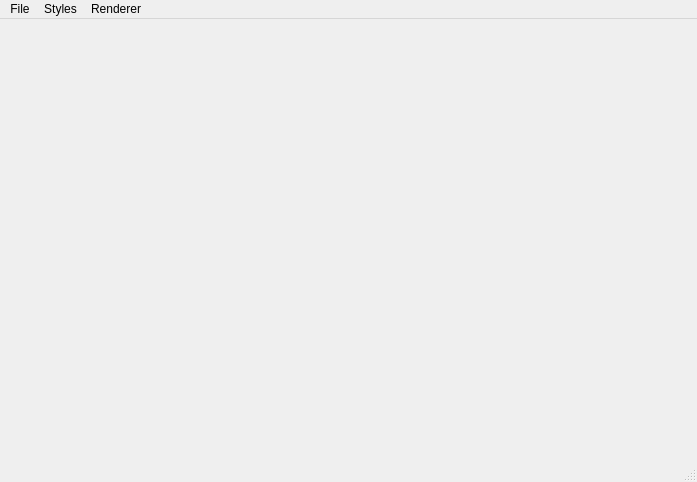
<?xml version="1.0" encoding="UTF-8"?>
<ui version="4.0">
 <class>MainWindow</class>
 <widget class="QMainWindow" name="MainWindow">
  <property name="geometry">
   <rect>
    <x>0</x>
    <y>0</y>
    <width>697</width>
    <height>482</height>
   </rect>
  </property>
  <property name="windowTitle">
   <string>MainWindow</string>
  </property>
  <widget class="QWidget" name="centralwidget">
   <layout class="QGridLayout" name="gridLayout"/>
  </widget>
  <widget class="QMenuBar" name="menubar">
   <property name="geometry">
    <rect>
     <x>0</x>
     <y>0</y>
     <width>697</width>
     <height>24</height>
    </rect>
   </property>
   <widget class="QMenu" name="menuFile">
    <property name="title">
     <string>File</string>
    </property>
    <addaction name="loadScene"/>
    <addaction name="saveScene"/>
   </widget>
   <widget class="QMenu" name="renderer">
    <property name="title">
     <string>Renderer</string>
    </property>
   </widget>
   <widget class="QMenu" name="styles">
    <property name="title">
     <string>Styles</string>
    </property>
   </widget>
   <addaction name="menuFile"/>
   <addaction name="styles"/>
   <addaction name="renderer"/>
  </widget>
  <widget class="QStatusBar" name="statusbar"/>
  <action name="loadScene">
   <property name="text">
    <string>Load Scene</string>
   </property>
  </action>
  <action name="saveScene">
   <property name="text">
    <string>Save Scene</string>
   </property>
  </action>
 </widget>
 <resources/>
 <connections/>
</ui>
